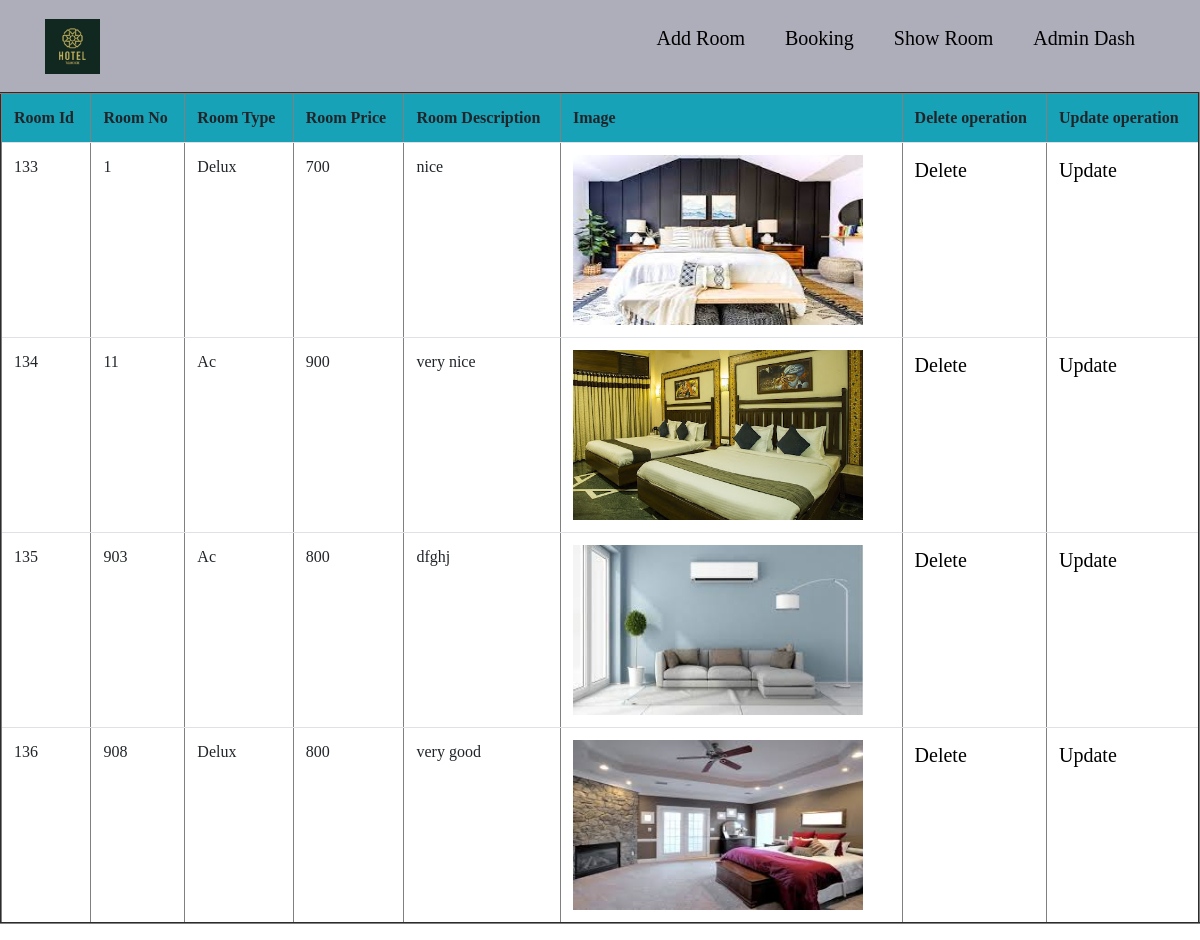
/admin/aroom.php, run on the app's committed database.
### tables this page shows
CREATE TABLE `acroom` (
  `id` int(11) NOT NULL,
  `roomno` int(11) NOT NULL,
  `roomtype` varchar(20) DEFAULT NULL,
  `price` int(11) NOT NULL,
  `detail` varchar(50) NOT NULL,
  `img` varchar(100) DEFAULT NULL,
  `status` varchar(20) NOT NULL DEFAULT 'un book'
);

### global.php (called while the page is built)
<?php
function getBaseUrl() {
    $protocol = isset($_SERVER['HTTPS']) && $_SERVER['HTTPS'] === 'on' ? "https" : "http";
    $host = $_SERVER['HTTP_HOST'];
    $path = rtrim(dirname($_SERVER['PHP_SELF']), '/\\');
    return $protocol . "://" . $host . $path;
}
?>

### admin/aroom.php (the view, shortened to what this page needs)
<!DOCTYPE html>
<html lang="en">
<head>
    <link rel="stylesheet" href="stylee.css">
    <link rel="stylesheet" href="bootstrap-4.3.1-dist\css\bootstrap.min">
</head>
<body>
    <div class="table-responsive">
        <form method="post" action="dispfood.php">
            <table border="2" align="center" class="table">
                <tr class="bg-info">
                    <th>Room Id</th>
                    <th>Room No</th>
                    <th>Room Type</th>
                    <th>Room Price</th>
                    <th>Room Description</th>
                    <th>Image</th>
                    <th>Delete operation</th>
                    <th>Update operation</th>
                </tr>
                <?php
                    include('../global.php');
                    include('../bootstrap.php');
                    include('header2.php');
                    function display()
                    {
                        $conn=connection();
                        $str="select * from acroom";
                        $result=$conn->query($str);
                        return $result;
                    }
                    $result=display();
                    if($result->num_rows>0)
                    {
                        while($row = $result->fetch_assoc())
                        {
                ?>
                <tr>
                    <td><?php echo $row['id']; ?></td>
                    <td><?php echo $row['roomno']; ?></td>
                    <td><?php echo $row['roomtype']; ?></td>
                    <td><?php echo $row['price']; ?></td>
                    <td><?php echo $row['detail']; ?></td>
                    <td><img src="<?php echo getBaseUrl().'../uploads/'. $row['img']?>" alt="delux" style="padding-right: 10px !important;width: 300px !important;height: 170px !important";></td>
                    <td><a href="aroom.php?fid=<?php echo $row["id"];?>" ?>Delete</a></td>
                    <td><a href="aac.php?fid1=<?php echo $row["id"];?>" ?>Update</a></td>
                </tr>
                <?php
                    }
                        }
                ?>
            </table>
        </form>
    </div>
</body>
</html>

### admin/stylee.css (style rules this page uses)
* { margin: 0; padding: 0; }

### admin/css/style.css (style rules this page uses)
* { margin: 0; padding: 0; box-sizing: border-box; }
body { font-family: calibri; }
a { text-decoration: none; color: black!important; font-size: 20px; }

### data on the page
acroom: id "133", roomno "1", roomtype "Delux", price "700", detail "nice", img (picture)
acroom: id "134", roomno "11", roomtype "Ac", price "900", detail "very nice", img (picture)
acroom: id "135", roomno "903", roomtype "Ac", price "800", detail "dfghj", img (picture)
acroom: id "136", roomno "908", roomtype "Delux", price "800", detail "very good", img (picture)
